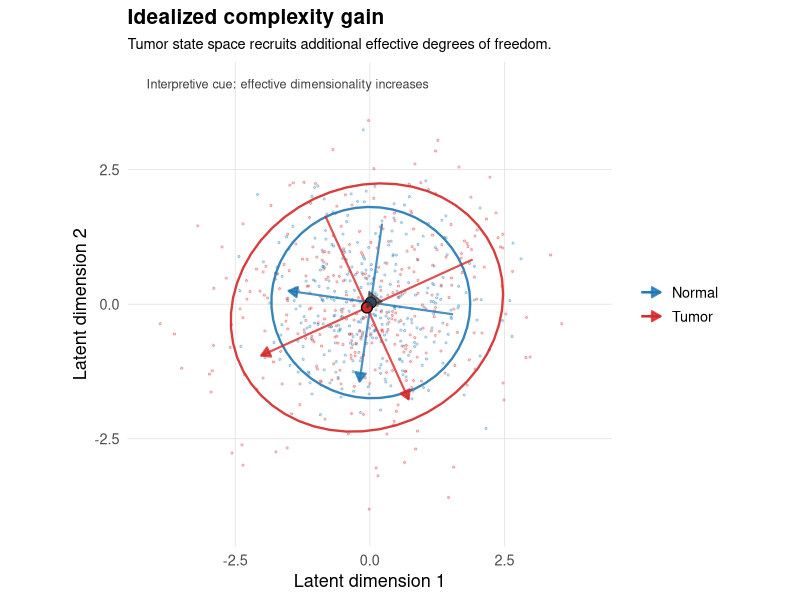
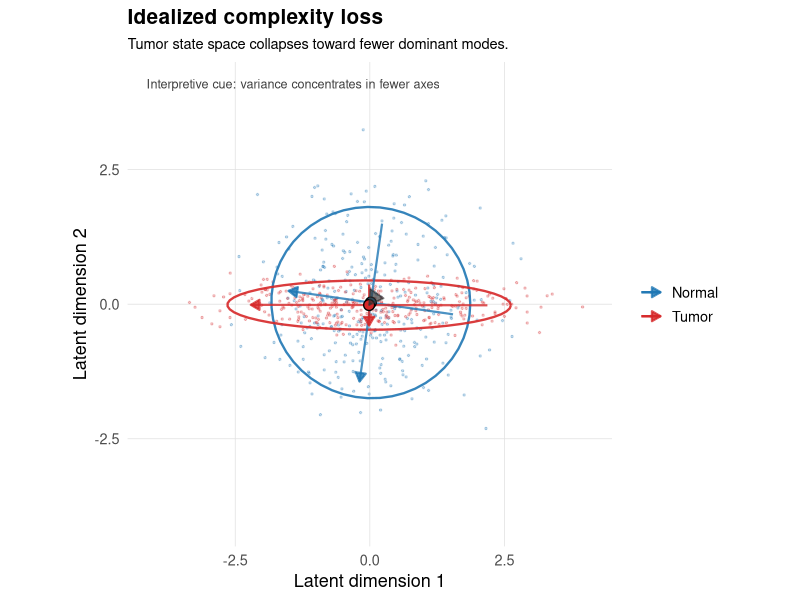
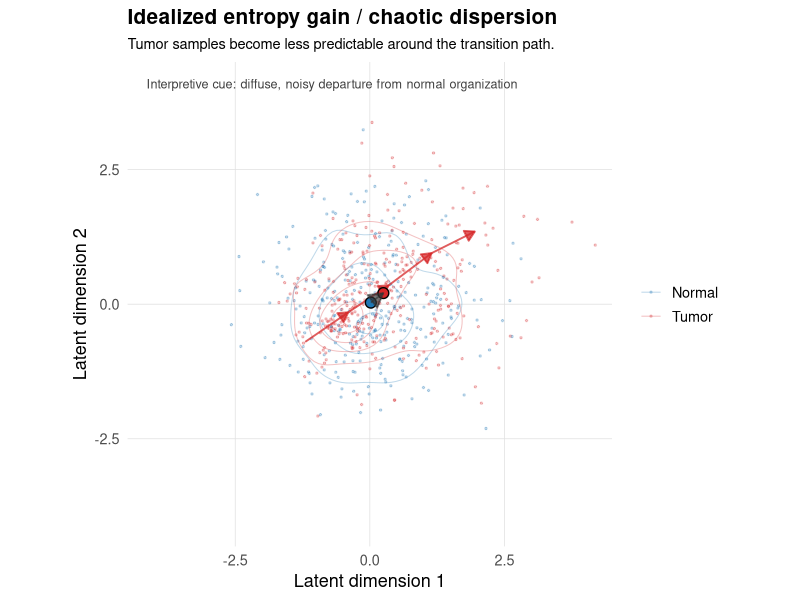
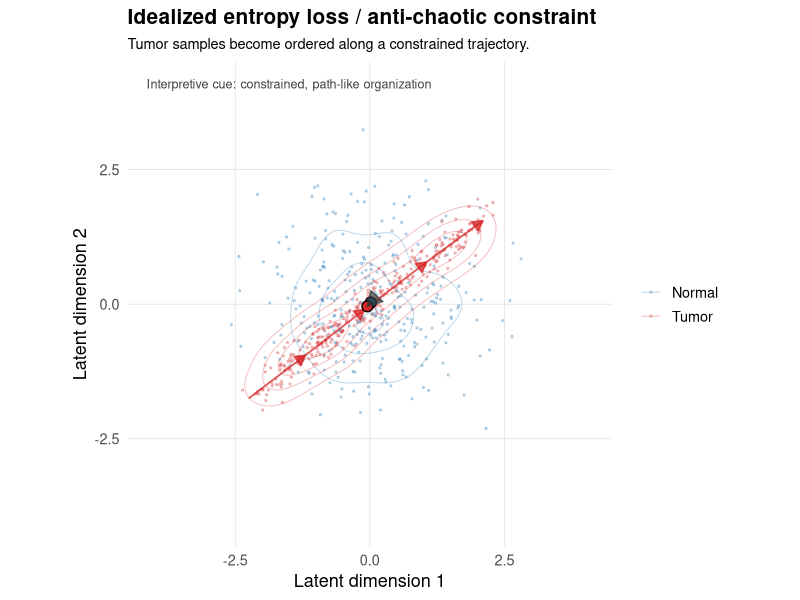
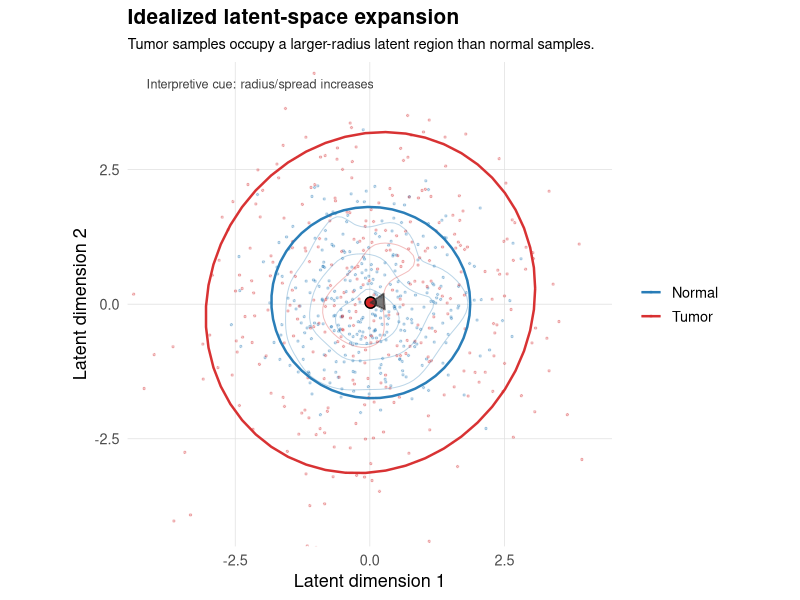
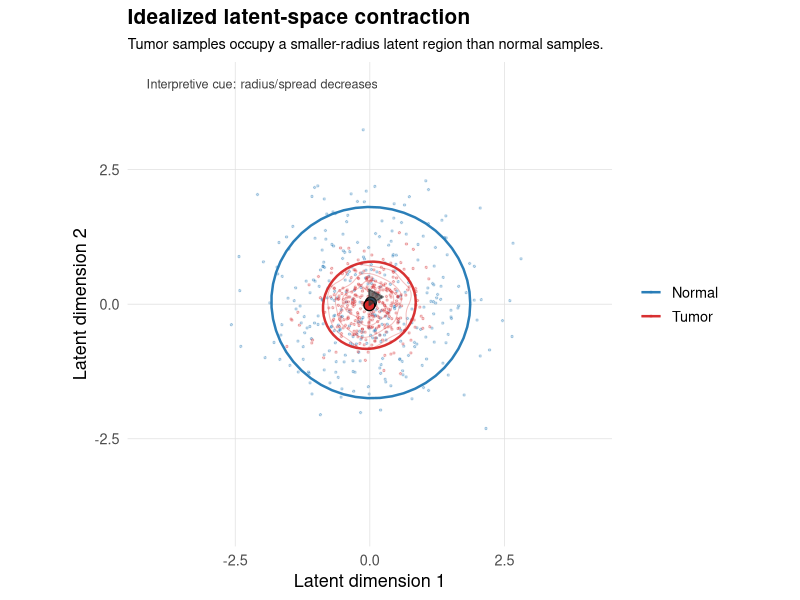

Write R code to recreate these figures, in order.
# ------------------------------------------------------------------------------
# File: make_idealized_complexity_entropy_figures_enhanced.R
# Purpose: Generate enhanced idealized 2D schematic plots for latent geometry,
#          complexity, and entropy/chaos regimes.
# Role: Representative figures for write-up; not real data.
# Pipeline: None
# Project: Chaos and Complexity in Cancer
# Author: Ali M. Al-Timimi
# Created: 2026
# ------------------------------------------------------------------------------

suppressPackageStartupMessages({
  library(tidyverse)
  library(MASS)
})

set.seed(123)

# ---- Paths -------------------------------------------------------------------
# This intentionally mirrors the original script's relative project pathing.
# Run from the project root.
OUT_DIR <- file.path("quarto", "resources", "plots", "idealized_2d_enhanced")
dir.create(OUT_DIR, recursive = TRUE, showWarnings = FALSE)

# ---- Global style -------------------------------------------------------------
COLOR_MAP <- c(
  "Normal" = "#1f77b4",  # blue
  "Tumor"  = "#d62728"   # red
)

AXIS_LIMITS <- c(-4.5, 4.5)
POINT_SIZE  <- 0.5
POINT_ALPHA <- 0.25

# ---- Data builders ------------------------------------------------------------
make_cloud <- function(n = 320, mean = c(0, 0), cov = diag(2), group = "Normal") {
  MASS::mvrnorm(n, mu = mean, Sigma = cov) |>
    as_tibble(.name_repair = "minimal") |>
    setNames(c("z1", "z2")) |>
    mutate(group = group)
}

make_entropy_gain_cloud <- function(n = 320) {
  # Tumor as a noisy, less predictable fan around a transition path.
  t <- runif(n, 0, 1)
  theta <- runif(n, -pi, pi)
  radial_noise <- rnorm(n, mean = 0.25 + 1.35 * t, sd = 0.45 + 0.35 * t)

  tibble(
    z1 = -0.75 + 1.8 * t + radial_noise * cos(theta),
    z2 = -0.45 + 1.4 * t + radial_noise * sin(theta),
    group = "Tumor"
  )
}

make_entropy_loss_cloud <- function(n = 320) {
  # Tumor as constrained/ordered points around a narrow latent trajectory.
  t <- runif(n, 0, 1)
  center_x <- -2.1 + 4.2 * t
  center_y <- -1.6 + 3.2 * t
  tangent <- c(4.2, 3.2) / sqrt(4.2^2 + 3.2^2)
  normal_vec <- c(-tangent[2], tangent[1])
  longitudinal <- rnorm(n, 0, 0.18)
  transverse   <- rnorm(n, 0, 0.16)

  tibble(
    z1 = center_x + longitudinal * tangent[1] + transverse * normal_vec[1],
    z2 = center_y + longitudinal * tangent[2] + transverse * normal_vec[2],
    group = "Tumor"
  )
}

normalize_group_labels <- function(df) {
  df |>
    mutate(group = case_when(
      grepl("Normal", group, ignore.case = TRUE) ~ "Normal",
      TRUE ~ "Tumor"
    ))
}

# ---- Geometry helpers ---------------------------------------------------------
centroid_df <- function(df) {
  df |>
    group_by(group) |>
    summarize(z1 = mean(z1), z2 = mean(z2), .groups = "drop")
}

principal_axes_df <- function(df, scale = 1.7) {
  df |>
    group_by(group) |>
    group_modify(function(.x, .y) {
      cov_mat <- cov(.x[, c("z1", "z2")])
      eig <- eigen(cov_mat)
      vals <- pmax(eig$values, 0)
      vecs <- eig$vectors
      ctr <- colMeans(.x[, c("z1", "z2")])

      map_dfr(seq_along(vals), function(i) {
        v <- vecs[, i]
        len <- scale * sqrt(vals[i])
        tibble(
          axis = paste0("PC", i),
          x = ctr[1] - len * v[1],
          y = ctr[2] - len * v[2],
          xend = ctr[1] + len * v[1],
          yend = ctr[2] + len * v[2]
        )
      })
    }) |>
    ungroup()
}

transition_arrow_df <- function(df) {
  ctr <- centroid_df(df) |>
    pivot_wider(names_from = group, values_from = c(z1, z2))

  tibble(
    x = ctr$z1_Normal,
    y = ctr$z2_Normal,
    xend = ctr$z1_Tumor,
    yend = ctr$z2_Tumor
  )
}

base_plot <- function(df, title, subtitle) {
  df <- normalize_group_labels(df)

  ggplot(df, aes(z1, z2, color = group)) +
    geom_point(alpha = POINT_ALPHA, size = POINT_SIZE) +
    scale_color_manual(values = COLOR_MAP) +
    coord_equal(xlim = AXIS_LIMITS, ylim = AXIS_LIMITS, expand = FALSE) +
    theme_minimal(base_size = 13) +
    theme(
      plot.title = element_text(face = "bold", size = 15),
      plot.subtitle = element_text(size = 10.5),
      legend.position = "right",
      legend.title = element_blank(),
      panel.grid.minor = element_blank(),
      panel.grid.major = element_line(linewidth = 0.25, color = "grey88")
    ) +
    labs(
      title = title,
      subtitle = subtitle,
      x = "Latent dimension 1",
      y = "Latent dimension 2"
    )
}

add_centroids <- function(p, df) {
  p +
    geom_point(
      data = centroid_df(df),
      aes(z1, z2, fill = group),
      inherit.aes = FALSE,
      shape = 21,
      size = 3.2,
      stroke = 0.7,
      color = "black"
    ) +
    scale_fill_manual(values = COLOR_MAP, guide = "none")
}

add_transition_arrow <- function(p, df) {
  p +
    geom_segment(
      data = transition_arrow_df(df),
      aes(x = x, y = y, xend = xend, yend = yend),
      inherit.aes = FALSE,
      linewidth = 0.6,
      alpha = 0.65,
      color = "grey20",
      arrow = arrow(length = unit(0.16, "inches"), type = "closed")
    )
}

save_plot <- function(p, filename, width = 6.2, height = 5.0) {
  ggsave(
    filename = file.path(OUT_DIR, filename),
    plot = p,
    width = width,
    height = height,
    dpi = 300
  )

  invisible(p)
}

# ---- Plot types ---------------------------------------------------------------
plot_latent_geometry <- function(df, title, subtitle, filename, label_text) {
  df <- normalize_group_labels(df)

  p <- base_plot(df, title, subtitle) +
    stat_density_2d(linewidth = 0.35, alpha = 0.30, bins = 4) +
    stat_ellipse(type = "norm", level = 0.82, linewidth = 0.85, alpha = 0.95) +
    annotate("text", x = -4.15, y = 4.10, label = label_text,
             hjust = 0, size = 3.2, color = "grey25")

  p <- add_centroids(p, df)
  p <- add_transition_arrow(p, df)

  save_plot(p, filename)
}

plot_complexity <- function(df, title, subtitle, filename, label_text) {
  df <- normalize_group_labels(df)
  axes <- principal_axes_df(df, scale = 1.55)

  p <- base_plot(df, title, subtitle) +
    stat_ellipse(type = "norm", level = 0.82, linewidth = 0.80, alpha = 0.90) +
    geom_segment(
      data = axes,
      aes(x = x, y = y, xend = xend, yend = yend, color = group),
      inherit.aes = FALSE,
      linewidth = 0.75,
      alpha = 0.80,
      arrow = arrow(length = unit(0.10, "inches"), type = "closed")
    ) +
    annotate("text", x = -4.15, y = 4.10, label = label_text,
             hjust = 0, size = 3.2, color = "grey25")

  p <- add_centroids(p, df)
  p <- add_transition_arrow(p, df)

  save_plot(p, filename)
}

plot_entropy_path <- function(df, title, subtitle, filename, label_text, path_type = c("diffuse", "ordered")) {
  df <- normalize_group_labels(df)
  path_type <- match.arg(path_type)

  tumor_path <- if (path_type == "diffuse") {
    tibble(
      x = c(-1.2, -0.4, 0.35, 1.15),
      y = c(-0.7, -0.15, 0.35, 0.95),
      xend = c(-0.4, 0.35, 1.15, 1.95),
      yend = c(-0.15, 0.35, 0.95, 1.35)
    )
  } else {
    tibble(
      x = c(-2.25, -1.20, -0.10, 1.05),
      y = c(-1.75, -0.95, -0.10, 0.78),
      xend = c(-1.20, -0.10, 1.05, 2.10),
      yend = c(-0.95, -0.10, 0.78, 1.55)
    )
  }

  p <- base_plot(df, title, subtitle) +
    stat_density_2d(linewidth = 0.35, alpha = 0.28, bins = 5) +
    geom_segment(
      data = tumor_path,
      aes(x = x, y = y, xend = xend, yend = yend),
      inherit.aes = FALSE,
      linewidth = 0.65,
      alpha = 0.75,
      color = COLOR_MAP[["Tumor"]],
      arrow = arrow(length = unit(0.11, "inches"), type = "closed")
    ) +
    annotate("text", x = -4.15, y = 4.10, label = label_text,
             hjust = 0, size = 3.2, color = "grey25")

  p <- add_centroids(p, df)
  p <- add_transition_arrow(p, df)

  save_plot(p, filename)
}

# ---- Schematic datasets -------------------------------------------------------
normal <- make_cloud(
  cov = matrix(c(1.0, 0.0,
                 0.0, 1.0), nrow = 2),
  group = "Normal"
)

complexity_gain <- bind_rows(
  normal,
  make_cloud(
    cov = matrix(c(1.8, 0.15,
                   0.15, 1.55), nrow = 2),
    group = "Tumor"
  )
)

complexity_loss <- bind_rows(
  normal,
  make_cloud(
    cov = matrix(c(2.15, 0.03,
                   0.03, 0.055), nrow = 2),
    group = "Tumor"
  )
)

entropy_gain <- bind_rows(
  normal,
  make_entropy_gain_cloud()
)

entropy_loss <- bind_rows(
  normal,
  make_entropy_loss_cloud()
)

latent_expansion <- bind_rows(
  normal,
  make_cloud(
    cov = matrix(c(2.85, 0.0,
                   0.0, 2.85), nrow = 2),
    group = "Tumor"
  )
)

latent_contraction <- bind_rows(
  normal,
  make_cloud(
    cov = matrix(c(0.20, 0.0,
                   0.0, 0.20), nrow = 2),
    group = "Tumor"
  )
)

# ---- Generate six separate figures ------------------------------------------
plot_complexity(
  complexity_gain,
  "Idealized complexity gain",
  "Tumor state space recruits additional effective degrees of freedom.",
  "complexity_gain.png",
  "Interpretive cue: effective dimensionality increases"
)

plot_complexity(
  complexity_loss,
  "Idealized complexity loss",
  "Tumor state space collapses toward fewer dominant modes.",
  "complexity_loss.png",
  "Interpretive cue: variance concentrates in fewer axes"
)

plot_entropy_path(
  entropy_gain,
  "Idealized entropy gain / chaotic dispersion",
  "Tumor samples become less predictable around the transition path.",
  "entropy_gain.png",
  "Interpretive cue: diffuse, noisy departure from normal organization",
  path_type = "diffuse"
)

plot_entropy_path(
  entropy_loss,
  "Idealized entropy loss / anti-chaotic constraint",
  "Tumor samples become ordered along a constrained trajectory.",
  "entropy_loss.png",
  "Interpretive cue: constrained, path-like organization",
  path_type = "ordered"
)

plot_latent_geometry(
  latent_expansion,
  "Idealized latent-space expansion",
  "Tumor samples occupy a larger-radius latent region than normal samples.",
  "latent_expansion.png",
  "Interpretive cue: radius/spread increases"
)

plot_latent_geometry(
  latent_contraction,
  "Idealized latent-space contraction",
  "Tumor samples occupy a smaller-radius latent region than normal samples.",
  "latent_contraction.png",
  "Interpretive cue: radius/spread decreases"
)

message("Saved enhanced idealized plots to: ", OUT_DIR)
